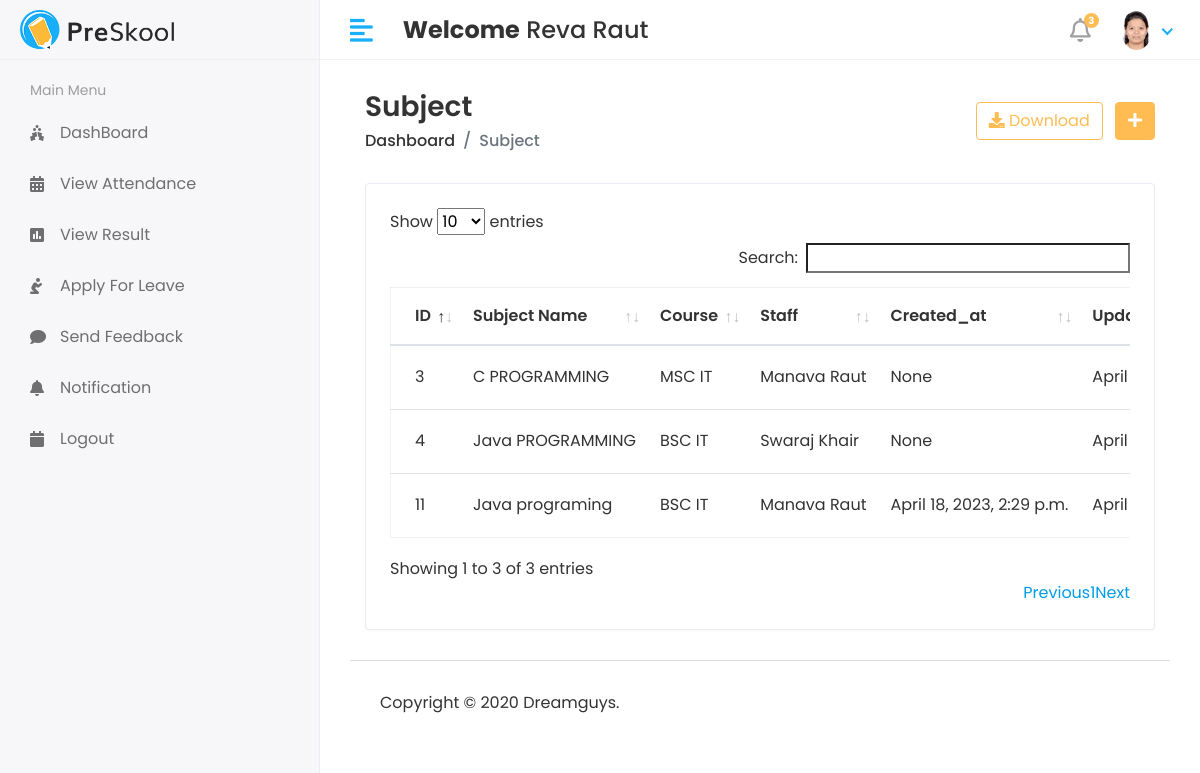
/Hod/Subject/View (signed in), run on the app's committed database.
### S_M_S/models.py (models this page shows, shortened)
class CustomUser(AbstractUser):
    USER = (
        (1,'HOD'),
        (2,'STAFF'),
        (3,'STUDENT'),
    )
    user_type = models.CharField(choices=USER, max_length=50, default=1) # user choices (HOD,Staff,Student)
    profile_pic = models.ImageField(upload_to='media/profile_pic')

class Subject(models.Model):
    name = models.CharField(max_length=100)
    course = models.ForeignKey(Course, on_delete=models.CASCADE)
    staff = models.ForeignKey(Staff, on_delete=models.CASCADE)
    created_at = models.DateTimeField(auto_now_add=True, null=True)
    updated_at = models.DateTimeField(auto_now=True)

class Course(models.Model):
    name=models.CharField(max_length=100)
    created_at=models.DateTimeField(auto_now_add=True) # Automaticaly store the date of creation  when you save a data
    updated_at=models.DateTimeField(auto_now=True)  # Automaticaly store the date of creation  when you save a data
    def __str__(self):# in Data base show same name otherwise show (Course object(1))
        return self.name

class Staff(models.Model):
    admin = models.OneToOneField(CustomUser, on_delete=models.CASCADE)
    address = models.TextField()
    gender = models.CharField( max_length=100)
    created_at = models.DateTimeField(auto_now_add=True)
    updated_at = models.DateTimeField(auto_now=True)

### student_management_system/HOD_Views.py (the view)
# urls.py: path('Hod/Subject/View',HOD_Views.VIEW_SUBJECT,name='view_subject'),
@login_required(login_url='/')
def VIEW_SUBJECT(request):
    subject=Subject.objects.all()
    context={
        'subject': subject
    }
    return render (request,'HOD/view_subject.html',context)

### template/HOD/view_subject.html (shortened to what this page needs)
{% extends 'base.html' %}
{% block content %}
<div class="content container-fluid">
    <div class="page-header">
       <div class="row align-items-center">
          <div class="col">
             <h3 class="page-title">Subject</h3>
             <ul class="breadcrumb">
                <li class="breadcrumb-item"><a href="index.html">Dashboard</a></li>
                <li class="breadcrumb-item active">Subject</li>
             </ul>
          </div>
          <div class="col-auto text-right float-right ml-auto">
             <a href="#" class="btn btn-outline-primary mr-2"><i class="fas fa-download"></i> Download</a>
             <a href="add-student.html" class="btn btn-primary"><i class="fas fa-plus"></i></a>
          </div>
       </div>
    </div>
    <div class="row">
       <div class="col-sm-12">
          <div class="card card-table">
             <div class="card-body">
                <div class="table-responsive">
                   <table id="table_id" class="table table-hover table-center mb-0 datatable">
                      <thead>
                         <tr>
                            <th>ID</th>
                            <th>Subject Name</th>
                            <th>Course</th>
                            <th>Staff</th>
                            <th>Created_at</th>
                            <th>Updated_at</th>
                         </tr>
                      </thead>
                      <tbody>
                        {% for i in subject %}
                         <tr>
                            <td>{{i.id}}</td>
                            <td>{{i.name}}</td>
                            <td>{{i.course}}</td>
                            <td>{{i.staff.admin.first_name}}&nbsp;{{i.staff.admin.last_name}}</td>
                            <td>{{i.created_at}}</td>
                            <td>{{i.updated_at}}</td>
                         </tr>
                        {% endfor %}
                      </tbody>
                   </table>
                </div>
             </div>
          </div>
       </div>
    </div>
 </div>
{% endblock %}

### template/includes/header.html (shortened to what this page needs)
{% load static %}
<div class="header">
    <div class="header-left">
       <a href="index.html" class="logo">
       <img src="{% static 'assets/img/logo.png' %}" alt="Logo">
       </a>
    </div>
    <a href="javascript:void(0);" id="toggle_btn">
    <i class="fas fa-align-left"></i>
    </a>
    <div class="top-nav-search mt-3">
       <h4>
         <strong> Welcome</strong><span> {{user.first_name}} {{user.last_name}}  </span>
       </h4>
    </div>
    <ul class="nav user-menu">
       <li class="nav-item dropdown noti-dropdown">
          <a href="#" class="dropdown-toggle nav-link" data-toggle="dropdown">
          <i class="far fa-bell"></i> <span class="badge badge-pill">3</span>
          </a>
       </li>
       <li class="nav-item dropdown has-arrow">
          <a href="#" class="dropdown-toggle nav-link" data-toggle="dropdown">
            {% if  user.profile_pic == "" %}
            <span class="user-img"><img class="rounded-circle" src="{% static 'assets/img/noimg.jpg' %}" width="31" alt= {{user.first_name}} {{user.last_name}}></span>
            {% else %}
           <span class="user-img"><img class="rounded-circle" src="/{{user.profile_pic}}" width="31" alt= {{user.first_name}} {{user.last_name}}></span>
          {% endif %}
          </a>
       </li>
    </ul>
 </div>

### static/assets/css/style.css (style rules this page uses)
html { height: 100%; }
body { background-color: #fff; color: #333; font-family: 'Poppins', sans-serif; font-size: 1rem; height: 100%; line-height: 1.5; overflow-x: hidden; }
h1, h2, h3, h4, h5, h6 { font-family: 'Poppins', sans-serif; margin-top: 0; }
a { color: #009ce7; }
input, button, a { transition: all 0.4s ease; -moz-transition: all 0.4s ease; -o-transition: all 0.4s ease; -ms-transition: all 0.4s ease; -webkit-transition: all 0.4s ease; }
ul, ol { padding: 0px; list-style: none; }
.table { color: #333; max-width: 100%; margin-bottom: 0; width: 100%; }
.table.dataTable { border-collapse: collapse !important; border: 1px solid rgba(0, 0, 0, 0.05); }
.table thead tr th { font-weight: 600; }
.table tbody tr { border-bottom: 1px solid rgba(0, 0, 0, 0.05); }
.table.table-center td, .table.table-center th { vertical-align: middle; }
.card-table .card-body .table > thead > tr > th { border-top: 0; }
.card-table .card-body .table tr td:first-child, .card-table .card-body .table tr th:first-child { padding-left: 1.5rem; }
.card-table .table td, .card-table .table th { border-top: 1px solid #e2e5e8; padding: 1rem 0.75rem; white-space: nowrap; }
.btn-primary { background-color: #FFBC53; border: 1px solid #FFBC53; }
.btn-outline-primary { color: #FFBC53; border-color: #FFBC53; }
.card { border: 1px solid #ececf5; box-shadow: 0 1px 3px 0 rgba(0, 0, 0, 0.03); margin-bottom: 1.875rem; }
.card-body { padding: 1.5rem; }
.header { background-color: #fff; border-bottom: 1px solid #f3f3f4; left: 0; position: fixed; right: 0; top: 0; z-index: 1001; height: 60px; }
.header .header-left { float: left; height: 60px; padding: 0 20px; position: relative; width: 320px; z-index: 1; transition: all 0.2s ease-in-out; background-color: #f7f7fa; border-bottom: 1px solid #efefef; border-right: 1px solid #ececf5; display: flex; align-items: center; }
.header .header-left .logo { display: inline-block; line-height: 60px; }
.header .header-left .logo img { max-height: 40px; width: auto; }
.header .dropdown-toggle:after { display: none; }
.header .has-arrow .dropdown-toggle:after { border-top: 0; border-left: 0; border-bottom: 2px solid #18aefa; border-right: 2px solid #18aefa; content: ''; height: 8px; display: inline-block; pointer-events: none; -webkit-transform-origin: 66% 66%; -ms-transform-origin: 66% 66%; transform-origin: 66% 66%; -webkit-transform: rotate(45deg); -ms-transform: rotate(45deg); transform: rotate(45deg); -webkit-transition: all 0.15s ease-in-out; transition: all 0.15s ease-in-out; width: 8px; vertical-align: 0px; }
.user-menu { float: right; margin: 0; position: relative; z-index: 99; padding-right: 15px; }
.user-menu.nav > li > a { color: #a0a0a0; font-size: 14px; line-height: 58px; padding: 0 15px; height: 60px; }
.user-img { margin-right: 3px; position: relative; }
.top-nav-search { float: left; margin-left: 15px; }
.page-header { margin-bottom: 1.875rem; }
.page-header .breadcrumb { background-color: transparent; color: #6c757d; font-size: 1rem; font-weight: 500; margin-bottom: 0; padding: 0; }
.page-header .breadcrumb a { color: #333; }
.page-title { font-size: 28px; font-weight: 600; color: #333; margin-bottom: 5px; }
.user-menu.nav > li > a .badge { background-color: #FFBC53; display: block; font-size: 10px; font-weight: bold; height: 15px; width: 15px; position: absolute; right: 7px; top: 13px; color: #fff; padding: 3px; }
.user-menu.nav > li > a > i { font-size: 1.5rem; line-height: 60px; }
@media (min-width: 992px) { #toggle_btn { align-items: center; color: #18aefa; display: inline-flex; float: left; font-size: 26px; height: 60px; justify-content: center; margin-left: 15px; padding: 0 15px; } }

### data on the page
CustomUser: first_name "Reva", last_name "Raut", profile_pic (picture)
Subject: id "3", name "C PROGRAMMING", course "MSC IT", staff.admin.first_name "Manava", staff.admin.last_name "Raut", created_at "None", updated_at "April…"
Subject: id "4", name "Java PROGRAMMING", course "BSC IT", staff.admin.first_name "Swaraj", staff.admin.last_name "Khair", created_at "None", updated_at "April…"
Subject: id "11", name "Java programing", course "BSC IT", staff.admin.first_name "Manava", staff.admin.last_name "Raut", created_at "April 18, 2023, 2:29 p.m.", updated_at "April…"
